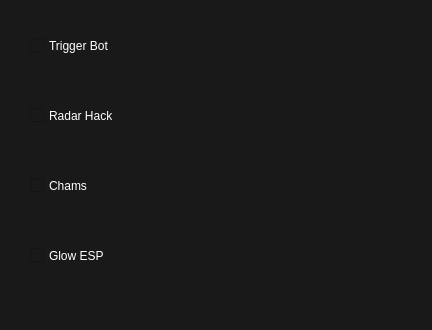
<?xml version="1.0" encoding="UTF-8"?>
<ui version="4.0">
 <class>MainWindow</class>
 <widget class="QMainWindow" name="MainWindow">
  <property name="geometry">
   <rect>
    <x>0</x>
    <y>0</y>
    <width>432</width>
    <height>330</height>
   </rect>
  </property>
  <property name="windowTitle">
   <string>MainWindow</string>
  </property>
  <property name="styleSheet">
   <string notr="true">background-color: rgb(25, 25, 25);
color: rgb(255, 255, 255);</string>
  </property>
  <widget class="QWidget" name="centralwidget">
   <widget class="QCheckBox" name="checkBox">
    <property name="geometry">
     <rect>
      <x>30</x>
      <y>20</y>
      <width>201</width>
      <height>51</height>
     </rect>
    </property>
    <property name="styleSheet">
     <string notr="true">font: 16pt &quot;MS Shell Dlg 2&quot;;</string>
    </property>
    <property name="text">
     <string>Trigger Bot</string>
    </property>
   </widget>
   <widget class="QCheckBox" name="checkBox_2">
    <property name="geometry">
     <rect>
      <x>30</x>
      <y>90</y>
      <width>201</width>
      <height>51</height>
     </rect>
    </property>
    <property name="styleSheet">
     <string notr="true">font: 16pt &quot;MS Shell Dlg 2&quot;;</string>
    </property>
    <property name="text">
     <string>Radar Hack</string>
    </property>
   </widget>
   <widget class="QCheckBox" name="checkBox_3">
    <property name="geometry">
     <rect>
      <x>30</x>
      <y>160</y>
      <width>201</width>
      <height>51</height>
     </rect>
    </property>
    <property name="styleSheet">
     <string notr="true">font: 16pt &quot;MS Shell Dlg 2&quot;;</string>
    </property>
    <property name="text">
     <string>Chams</string>
    </property>
   </widget>
   <widget class="QCheckBox" name="checkBox_4">
    <property name="geometry">
     <rect>
      <x>30</x>
      <y>230</y>
      <width>201</width>
      <height>51</height>
     </rect>
    </property>
    <property name="styleSheet">
     <string notr="true">font: 16pt &quot;MS Shell Dlg 2&quot;;</string>
    </property>
    <property name="text">
     <string>Glow ESP</string>
    </property>
   </widget>
  </widget>
  <widget class="QStatusBar" name="statusbar"/>
 </widget>
 <resources/>
 <connections/>
</ui>
